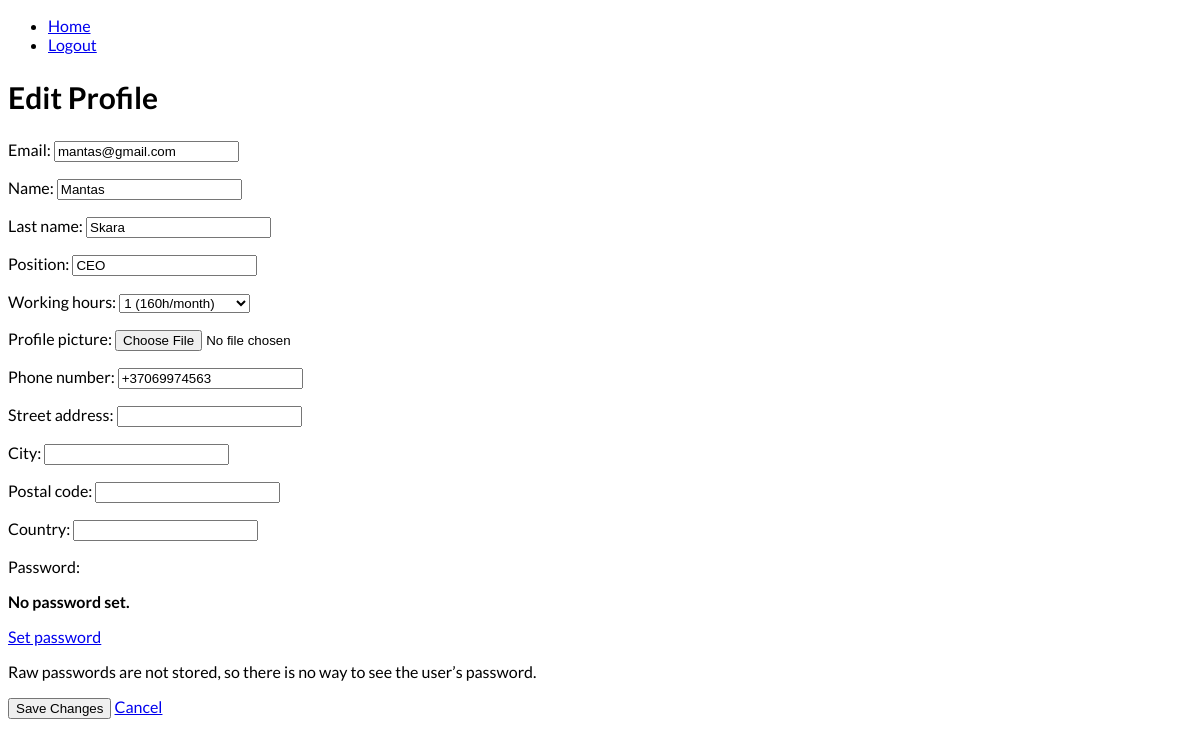
Screenshot of /schedules/edit-profile/ (signed in) with the database file from the repository.
### schedules/models.py (models this page shows, shortened)
class CustomUser(AbstractBaseUser, PermissionsMixin):
    email = models.EmailField(unique=True)
    name = models.CharField(max_length=100)
    last_name = models.CharField(max_length=100)
    position = models.CharField(max_length=100)
    WORKING_HOURS = (
        ('1', '1 (160h/month)'),
        ('0.75', '0.75 (120h/month)'),
        ('0.5', '0.5 (80h/month)'),
        ('0.25', '0.25 (40h/month)'),
        ('1.25', '1.25 (180h/month)'),
        ('1.5', '1.5 (200h/month)')
    )
    working_hours = models.CharField(max_length=4, choices=WORKING_HOURS, default='1')
    phone_number = PhoneNumberField(null=True, blank=True, unique=True)
    profile_picture = models.ImageField(upload_to='profile_pictures', blank=True)
    street_address = models.CharField(max_length=255, null=True, blank=True)
    city = models.CharField(max_length=100, null=True, blank=True)
    postal_code = models.CharField(max_length=20, null=True, blank=True)
    country = models.CharField(max_length=100, null=True, blank=True)
    is_active = models.BooleanField(default=True)
    is_staff = models.BooleanField(default=False)
    objects = CustomUserManager()
    USERNAME_FIELD = 'email'
    REQUIRED_FIELDS = ['name', 'last_name', 'position', 'working_hours']
    def __str__(self):
        return f'{self.name} {self.last_name}'

### schedules/views.py (the view)
# urls.py: path('edit-profile/', edit_profile, name='edit_profile'),
@login_required
def edit_profile(request):
    logger.debug(f"Initial user: {request.user}")
    if request.method == 'POST':
        form = CustomUserChangeForm(request.POST, request.FILES, instance=request.user)
        if form.is_valid():
            form.save()
            messages.success(request, 'Your profile was successfully updated!')
            logger.debug(f"Profile updated for user: {request.user}")
            return redirect('user_profile', user_id=request.user.id)
        else:
            messages.error(request, 'Please correct the error below.')
            logger.debug(f"Form errors: {form.errors}")
    else:
        form = CustomUserChangeForm(instance=request.user)
    logger.debug(f"Rendering edit_profile with form: {form}")
    return render(request, 'edit_profile.html', {'form': form})

### schedules/forms.py
class CustomUserChangeForm(UserChangeForm):
    class Meta:
        model = CustomUser
        fields = ('email', 'name', 'last_name', 'position', 'working_hours', 'profile_picture', 'phone_number', 'street_address', 'city', 'postal_code', 'country')

### schedules/templates/edit_profile.html (shortened to what this page needs)
{% extends 'base.html' %}
{% block content %}
<h2>Edit Profile</h2>
<form method="post" enctype="multipart/form-data">
    {{ form.as_p }}
    <button type="submit" class="btn btn-primary">
        {% if form.instance.pk %}
            Save Changes
        {% else %}
            Create Member
        {% endif %}
    </button>
    <a href="{% url 'edit_profile' %}" class="btn btn-secondary">Cancel</a>
</form>
{% endblock %}

### schedules/static/css/styles.css (style rules this page uses)
body { font-family: 'lato', sans-serif; text-decoration: #081016; }
h2 { font-size: 30px; }

### rows the page displays
CustomUser: email "mantas@gmail.com", name "Mantas", last_name "Skara", position "CEO", working_hours "1 (160h/month)", phone_number "+37069974563"
